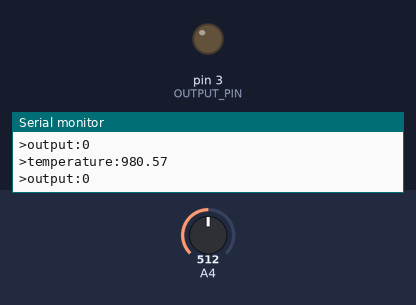
The program below on a simulated Arduino Nano, built with avr-gcc and run on an emulated ATmega328P. Shown: output pins drawn as LEDs (lit = HIGH), the last lines printed to the serial monitor. The test bench sets the inputs (shaded band); at power-on: A4 = 512.

Above: at 1.8 s.
1.9 s: A4 set to 2
At 3.2 s:
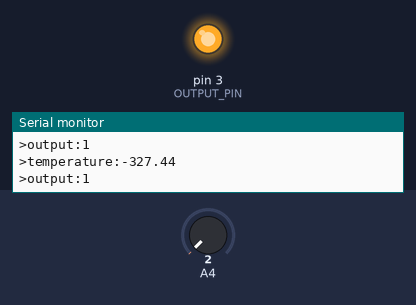
3.5 s: A4 set to 0
5.5 s: A4 set to 38
7.0 s: A4 set to 49
At 7.4 s:
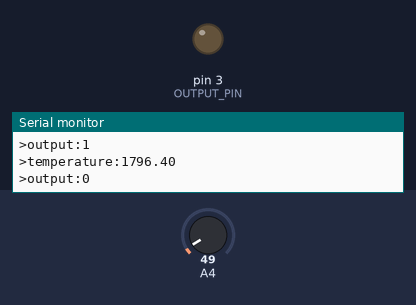
8.5 s: A4 set to 547
10.0 s: A4 set to 579
At 11.2 s:
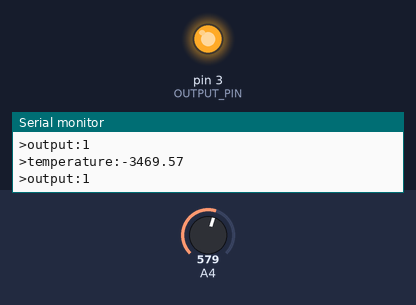
Timing chart, 0 to 12.5 s (numbered marks = the images above; inputs shaded):
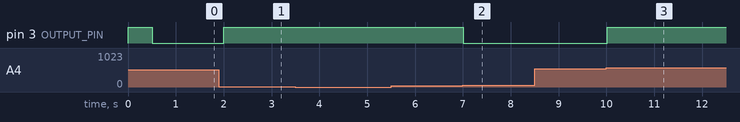

The program:

main.cpp
```cpp
#include <Arduino.h>
#include <math.h>

const int OUTPUT_PIN = 3;

const float A = -0.0315208;
const float B = 0.0080451;
const float C = -0.00006335;

const float STEP = 5.0 / 1024;
const uint16_t RESISTOR = 2700;

const uint8_t UPPER_TRESHHOLD = 27;
const uint8_t LOWER_TRESHHOLD = 26;

void setup() {
    pinMode(A4, INPUT);
    pinMode(OUTPUT_PIN, OUTPUT);
    Serial.begin(19200);

    digitalWrite(3, HIGH);
}


void loop() {
    static unsigned long lastMillis = millis();
    static int isHeating = HIGH;

    if (millis() - lastMillis < 500) {
        return;
    }

    uint16_t measurement = analogRead(A4);
    float voltage = 5.0 - (measurement * STEP);

    float resistance = (5.0 / voltage) * RESISTOR - RESISTOR;
    float temperature = 1 / (A + B * log(resistance) + C * pow(log(resistance), 3)) - 273.15;


    Serial.print(">temperature:");
    Serial.println(temperature);

    if (temperature > UPPER_TRESHHOLD) {
        isHeating = LOW;
    } else if (temperature < LOWER_TRESHHOLD){
        isHeating = HIGH;
    }

    digitalWrite(OUTPUT_PIN, isHeating);
    Serial.print(">output:");
    Serial.println(isHeating);

    lastMillis = millis();
}
```

Measured:
- the behaviour switches between 43 and 44 on A4 (found by bisection; images 1 and 2)
- the behaviour switches between 561 and 562 on A4 (found by bisection; images 2 and 3)
- after the input at 1.9 s, pin 3 (OUTPUT_PIN): LOW → HIGH after 0.11 s
- after the input at 7.0 s, pin 3 (OUTPUT_PIN): HIGH → LOW at once
- after the input at 10.0 s, pin 3 (OUTPUT_PIN): LOW → HIGH at once
